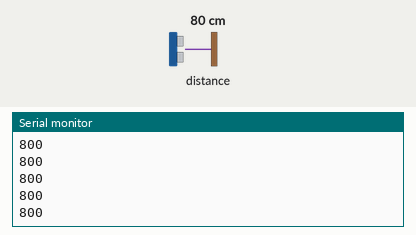
Recording of a sketch running on a simulated Arduino Uno, built with avr-gcc and run on an emulated ATmega328P. On the bench: the last lines printed to the serial monitor. The inputs (shaded band) are chosen by the test bench; at power-on: distance to the obstacle 80 cm.

Above: at 1.2 s.
1.3 s: distance to the obstacle set to 2 cm
At 2.1 s:
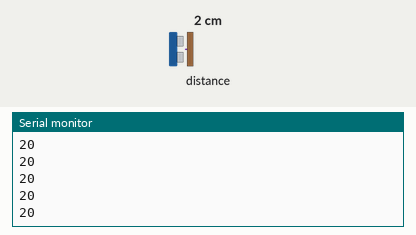
2.8 s: distance to the obstacle set to 4 cm
At 3.7 s:
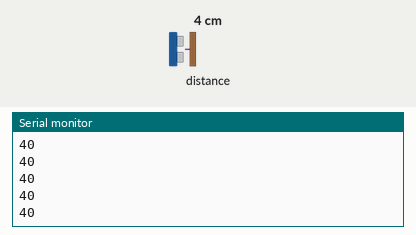
Timing chart, 0 to 5.8 s (numbered marks = the images above; inputs shaded):
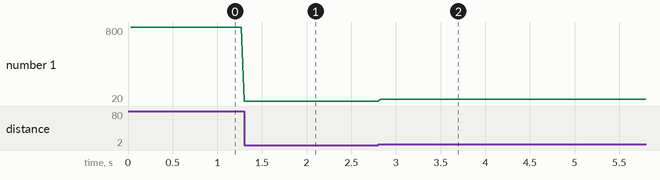

The sketch:

timeOfFlight.ino
```cpp
#include <Wire.h>
#include <VL53L0X.h>
VL53L0X sensor;

byte val =0;
void setup() {
  Wire.begin();
  Serial.begin(9600);
  sensor.setTimeout(500);
  if(!sensor.init()){
    Serial.println("sensor not found");
    while(1){}
  }
  sensor.startContinuous();

}

void loop() {
 Serial.print(sensor.readRangeContinuousMillimeters());
 if(sensor.timeoutOccurred()){Serial.print("timeout");}
 Serial.println();

}
```

Measured:
- after the input at 1.3 s, the serial monitor: prints a new line at once (image 1)
- after the input at 2.8 s, the serial monitor: prints a new line at once (image 2)
- plotted number 1: 800 → 20 after the input at 1.3 s, 20 → 40 after the input at 2.8 s
